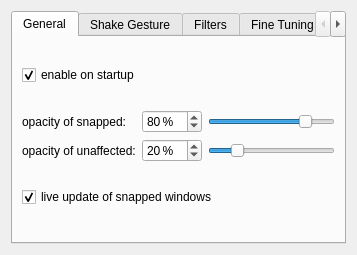
<?xml version="1.0" encoding="UTF-8"?>
<ui version="4.0">
 <class>KWin::StickyWindowSnappingConfigForm</class>
 <widget class="QWidget" name="KWin::StickyWindowSnappingConfigForm">
  <property name="windowTitle">
   <string>Sticky Window Snapping</string>
  </property>
  <layout class="QVBoxLayout" name="verticalLayout">
   <item>
    <widget class="QTabWidget" name="tabWidget">
     <property name="currentIndex">
      <number>0</number>
     </property>
     <widget class="QWidget" name="tab_general">
      <attribute name="title">
       <string>General</string>
      </attribute>
      <layout class="QVBoxLayout" name="verticalLayoutGeneral">
       <item>
        <widget class="QCheckBox" name="kcfg_enabledUsually">
         <property name="text">
          <string>enable on startup</string>
         </property>
         <property name="checked">
          <bool>true</bool>
         </property>
        </widget>
       </item>
       <item>
        <layout class="QGridLayout" name="gridLayout_general">
         <item row="0" column="0">
          <widget class="QLabel" name="label_opacityOfSnapped">
           <property name="text">
            <string>opacity of snapped:</string>
           </property>
          </widget>
         </item>
         <item row="0" column="1">
          <widget class="QSpinBox" name="kcfg_opacityOfSnapped">
           <property name="suffix">
            <string> %</string>
           </property>
           <property name="maximum">
            <number>100</number>
           </property>
           <property name="value">
            <number>80</number>
           </property>
          </widget>
         </item>
         <item row="0" column="2">
          <widget class="QSlider" name="slider_opacityOfSnapped">
           <property name="maximum">
            <number>100</number>
           </property>
           <property name="value">
            <number>80</number>
           </property>
           <property name="orientation">
            <enum>Qt::Horizontal</enum>
           </property>
          </widget>
         </item>
         <item row="1" column="0">
          <widget class="QLabel" name="label_opacityOfUnaffected">
           <property name="text">
            <string>opacity of unaffected:</string>
           </property>
          </widget>
         </item>
         <item row="1" column="1">
          <widget class="QSpinBox" name="kcfg_opacityOfUnaffected">
           <property name="suffix">
            <string> %</string>
           </property>
           <property name="maximum">
            <number>100</number>
           </property>
           <property name="value">
            <number>20</number>
           </property>
          </widget>
         </item>
         <item row="1" column="2">
          <widget class="QSlider" name="slider_opacityOfUnaffected">
           <property name="maximum">
            <number>100</number>
           </property>
           <property name="value">
            <number>20</number>
           </property>
           <property name="orientation">
            <enum>Qt::Horizontal</enum>
           </property>
          </widget>
         </item>
        </layout>
       </item>
       <item>
        <widget class="QCheckBox" name="kcfg_liveUpdate">
         <property name="text">
          <string>live update of snapped windows</string>
         </property>
         <property name="checked">
          <bool>true</bool>
         </property>
        </widget>
       </item>
       <item>
        <spacer name="verticalSpacer_general">
         <property name="orientation">
          <enum>Qt::Vertical</enum>
         </property>
        </spacer>
       </item>
      </layout>
     </widget>
     <widget class="QWidget" name="tab_shake">
      <attribute name="title">
       <string>Shake Gesture</string>
      </attribute>
      <layout class="QVBoxLayout" name="verticalLayoutShake">
       <item>
        <widget class="QCheckBox" name="kcfg_shakeEnabled">
         <property name="text">
          <string>shake to abort sticking</string>
         </property>
         <property name="checked">
          <bool>true</bool>
         </property>
        </widget>
       </item>
       <item>
        <layout class="QFormLayout" name="formLayout_shake">
         <item row="0" column="0">
          <widget class="QLabel" name="label_shakeTurns">
           <property name="text">
            <string>number of turns for unsticking:</string>
           </property>
          </widget>
         </item>
         <item row="0" column="1">
          <widget class="QSpinBox" name="kcfg_shakeTurns">
           <property name="minimum">
            <number>1</number>
           </property>
           <property name="value">
            <number>4</number>
           </property>
          </widget>
         </item>
         <item row="1" column="0">
          <widget class="QLabel" name="label_shakeThreshold">
           <property name="text">
            <string>minimal distance between turn points:</string>
           </property>
          </widget>
         </item>
         <item row="1" column="1">
          <widget class="QSpinBox" name="kcfg_shakeThreshold">
           <property name="suffix">
            <string> px</string>
           </property>
           <property name="maximum">
            <number>9999</number>
           </property>
           <property name="value">
            <number>200</number>
           </property>
          </widget>
         </item>
        </layout>
       </item>
       <item>
        <spacer name="verticalSpacer_shake">
         <property name="orientation">
          <enum>Qt::Vertical</enum>
         </property>
        </spacer>
       </item>
      </layout>
     </widget>
     <widget class="QWidget" name="tab_filters">
      <attribute name="title">
       <string>Filters</string>
      </attribute>
      <layout class="QVBoxLayout" name="verticalLayoutFilters">
       <item>
        <widget class="QCheckBox" name="kcfg_ignoreMinimized">
         <property name="enabled">
          <bool>true</bool>
         </property>
         <property name="text">
          <string>ignore minimized windows</string>
         </property>
         <property name="checked">
          <bool>false</bool>
         </property>
        </widget>
       </item>
       <item>
        <widget class="QCheckBox" name="kcfg_ignoreMaximized">
         <property name="text">
          <string>ignore maximized windows</string>
         </property>
         <property name="checked">
          <bool>true</bool>
         </property>
        </widget>
       </item>
       <item>
        <widget class="QCheckBox" name="kcfg_ignoreShaded">
         <property name="text">
          <string>ignore shaded windows</string>
         </property>
         <property name="checked">
          <bool>true</bool>
         </property>
        </widget>
       </item>
       <item>
        <widget class="QCheckBox" name="kcfg_ignoreBorderOfClientArea">
         <property name="text">
          <string>ignore window edges that touch an edge of the screen</string>
         </property>
         <property name="checked">
          <bool>true</bool>
         </property>
        </widget>
       </item>
       <item>
        <spacer name="verticalSpacer_filters">
         <property name="orientation">
          <enum>Qt::Vertical</enum>
         </property>
        </spacer>
       </item>
      </layout>
     </widget>
     <widget class="QWidget" name="tab_fineTuning">
      <attribute name="title">
       <string>Fine Tuning</string>
      </attribute>
      <layout class="QGridLayout" name="gridLayoutFineTuning">
       <item row="0" column="0">
        <widget class="QLabel" name="label_threshold">
         <property name="text">
          <string>threshold:</string>
         </property>
        </widget>
       </item>
       <item row="0" column="1">
        <widget class="QSpinBox" name="kcfg_threshold">
         <property name="suffix">
          <string> px</string>
         </property>
         <property name="maximum">
          <number>100</number>
         </property>
        </widget>
       </item>
       <item row="0" column="2">
        <widget class="QSlider" name="slider_threshold">
         <property name="maximum">
          <number>100</number>
         </property>
         <property name="orientation">
          <enum>Qt::Horizontal</enum>
         </property>
        </widget>
       </item>
       <item row="1" column="0">
        <spacer name="verticalSpacer_fineTuning">
         <property name="orientation">
          <enum>Qt::Vertical</enum>
         </property>
        </spacer>
       </item>
      </layout>
     </widget>
     <widget class="QWidget" name="tab_info">
      <attribute name="title">
       <string>Info</string>
      </attribute>
      <layout class="QVBoxLayout" name="verticalLayoutInfo">
       <item>
        <widget class="QLabel" name="label">
         <property name="text">
          <string>&lt;html&gt;&lt;head/&gt;&lt;body&gt;&lt;p&gt;You might have to restart KWin or relogin in order to finally adopt your changes.&lt;/p&gt;&lt;p&gt;If the script does not work, increasing the threshold might help.&lt;/p&gt;&lt;p&gt;Furthermore, there are two global keyboard shortcuts: one for enabling/disabling the script permanently, and one for enabling/disabling the script only for the next resize. The shortcuts can be changed via systemsettings: go to global shortcuts and select the component “KWin”. The shortcut’s names are prefixed by “KWin Script: Sticky Window Snapping”.&lt;/p&gt;&lt;/body&gt;&lt;/html&gt;</string>
         </property>
         <property name="wordWrap">
          <bool>true</bool>
         </property>
        </widget>
       </item>
       <item>
        <spacer name="verticalSpacer_info">
         <property name="orientation">
          <enum>Qt::Vertical</enum>
         </property>
        </spacer>
       </item>
      </layout>
     </widget>
    </widget>
   </item>
  </layout>
 </widget>
 <resources/>
 <connections>
  <connection>
   <sender>slider_opacityOfSnapped</sender>
   <signal>valueChanged(int)</signal>
   <receiver>kcfg_opacityOfSnapped</receiver>
   <slot>setValue(int)</slot>
  </connection>
  <connection>
   <sender>kcfg_opacityOfSnapped</sender>
   <signal>valueChanged(int)</signal>
   <receiver>slider_opacityOfSnapped</receiver>
   <slot>setValue(int)</slot>
  </connection>
  <connection>
   <sender>kcfg_opacityOfUnaffected</sender>
   <signal>valueChanged(int)</signal>
   <receiver>slider_opacityOfUnaffected</receiver>
   <slot>setValue(int)</slot>
  </connection>
  <connection>
   <sender>slider_opacityOfUnaffected</sender>
   <signal>valueChanged(int)</signal>
   <receiver>kcfg_opacityOfUnaffected</receiver>
   <slot>setValue(int)</slot>
  </connection>
  <connection>
   <sender>kcfg_threshold</sender>
   <signal>valueChanged(int)</signal>
   <receiver>slider_threshold</receiver>
   <slot>setValue(int)</slot>
  </connection>
  <connection>
   <sender>slider_threshold</sender>
   <signal>valueChanged(int)</signal>
   <receiver>kcfg_threshold</receiver>
   <slot>setValue(int)</slot>
  </connection>
  <connection>
   <sender>kcfg_shakeEnabled</sender>
   <signal>toggled(bool)</signal>
   <receiver>kcfg_shakeTurns</receiver>
   <slot>setEnabled(bool)</slot>
  </connection>
  <connection>
   <sender>kcfg_shakeEnabled</sender>
   <signal>toggled(bool)</signal>
   <receiver>kcfg_shakeThreshold</receiver>
   <slot>setEnabled(bool)</slot>
  </connection>
 </connections>
</ui>
